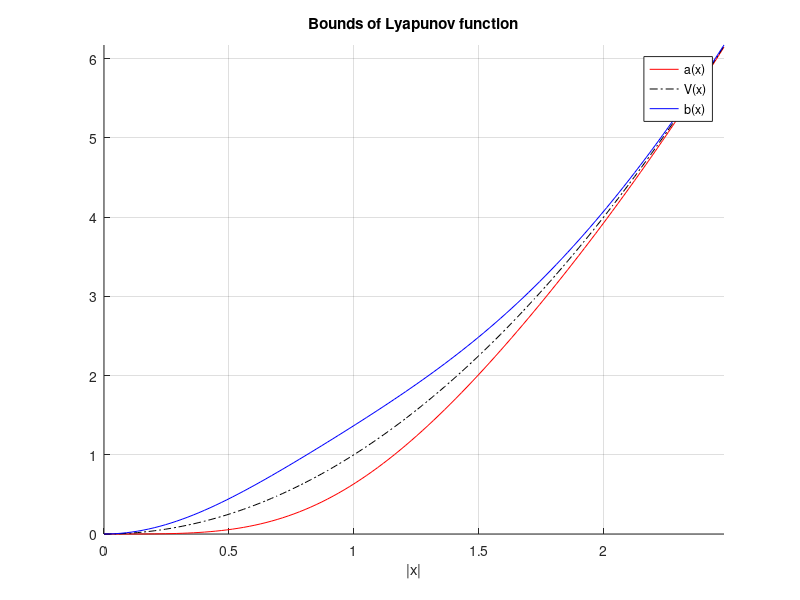
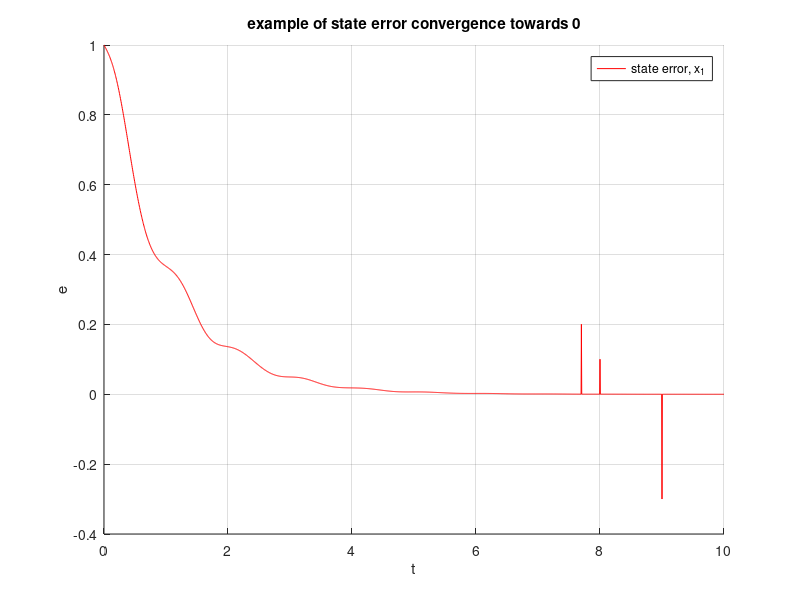

MATLAB code for these plots, in order:
%-----------------------------------------------------
%-- LYAPUNOV CHECK & BOUNDEDNESS OF VARIOUS SIGNALS---
%-----------------------------------------------------

clear;clc;

%% Initiating state error and parameter error vectors
state_err = [0;0];
param_err = [0;0;0];

% x uniform stability theorem, page 15 Lect Note part 1
aug_err = [state_err;param_err];

P = eye(2);
Gamma = eye(3);
aug_Ly_mat = [P zeros(2,3);zeros(3,2) Gamma];


%% Bounding Lyapunov function with scalar functions
% increasing element in state vector x, means the L2 norm (||x||) increases
t = (0:0.01:2.5/sqrt(5))';
abs_t = sqrt(5)*t;
state_inc_mat = ones(size(aug_err,1),1)*t';

%Lower bound non-decreasing scalar function, a(x)=Lyap*(1-exp(-e'e));
low_a_vec = state_inc_mat(:,1)'*aug_Ly_mat*state_inc_mat(:,1)*(1-exp((-1)*state_inc_mat(:,1)'*state_inc_mat(:,1)));

%Lyapunov function value, x'Px + phi'(Gamma^-1)phi
Lyap_val = state_inc_mat(:,1)'*aug_Ly_mat*state_inc_mat(:,1);

%Upper bound non-decreasing scalar function, b(x)=Lyap*(1+exp(-e'e));
upp_b_vec = state_inc_mat(:,1)'*aug_Ly_mat*state_inc_mat(:,1)*(1+exp((-1)*state_inc_mat(:,1)'*state_inc_mat(:,1)));

%iterating along state axis,|x|
for i=2:length(t)
    low_a_vec = [low_a_vec;(state_inc_mat(:,i)'*aug_Ly_mat*state_inc_mat(:,i))*(1-exp((-1)*state_inc_mat(:,i)'*state_inc_mat(:,i)))];
    Lyap_val = [Lyap_val;state_inc_mat(:,i)'*aug_Ly_mat*state_inc_mat(:,i)];
    upp_b_vec = [upp_b_vec;state_inc_mat(:,i)'*aug_Ly_mat*state_inc_mat(:,i)*(1+exp((-1)*state_inc_mat(:,i)'*state_inc_mat(:,i)))];
end

% Plotting of bounding functions and Lyapunov function
figure;
hold on;grid;
plot(abs_t,low_a_vec,'-r');
plot(abs_t,Lyap_val,'-.k');
plot(abs_t,upp_b_vec,'-b');
hold off;axis tight;
xlabel('|x|');
title('Bounds of Lyapunov function');
legend('a(x)','V(x)','b(x)');

%% Example of error spike during asymptotic tracking against zero which can be avoided using adaptive law

% create exponential graph with spikes
sig_t = (0:0.005:10)';
sig_e = exp((-1)*sig_t);
noi_e = (0.1*sin(2*pi*1*sig_t)).*(exp(-0.9*sig_t));
noi_e = noi_e + 0.005*sin(2*pi*(10*rand()*sig_t)).*(exp(-0.9*sig_t));
spikes = 0.1*(sig_t==8)-0.3*(sig_t==9)+0.2*(abs(sig_t-7.7)<1e-10);
sig_e = sig_e + spikes + noi_e;
figure;hold on;grid;
plot(sig_t,sig_e,'-r');
ylabel('e');
xlabel('t');
title('example of state error convergence towards 0');
legend('state error, x_1');
hold off;
